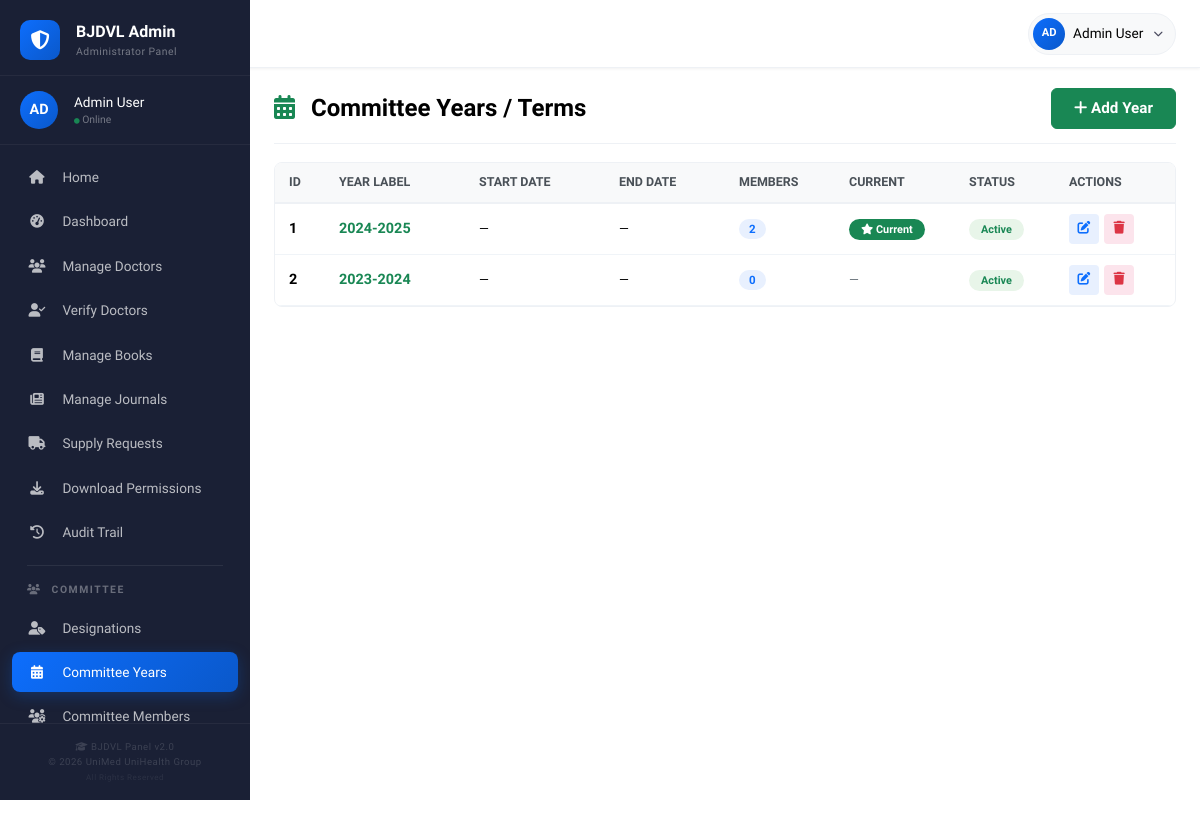
Screenshot of /admin/committee_years.php (signed in) with the database file from the repository.
### tables this page shows
CREATE TABLE `committee_years` (
  `id` int(11) NOT NULL,
  `year_label` varchar(50) NOT NULL,
  `start_date` date DEFAULT NULL,
  `end_date` date DEFAULT NULL,
  `is_current` tinyint(1) DEFAULT 0,
  `status` tinyint(1) DEFAULT 1,
  `created_at` timestamp NOT NULL DEFAULT current_timestamp()
);

### admin/committee_years.php (the view, shortened to what this page needs)
<?php
$db = Database::getInstance()->getConnection();
$years = $db->query("
    SELECT y.*, (SELECT COUNT(*) FROM committee_members WHERE year_id = y.id) as member_count
    FROM committee_years y
    ORDER BY y.year_label DESC
")->fetch_all(MYSQLI_ASSOC);
?>
<!DOCTYPE html>
<html lang="en">
<head>
    <link href="https://cdn.jsdelivr.net/npm/bootstrap@5.3.0/dist/css/bootstrap.min.css" rel="stylesheet">
    <link rel="stylesheet" href="https://cdnjs.cloudflare.com/ajax/libs/font-awesome/6.4.0/css/all.min.css">
</head>
<body>
    <?php include __DIR__ . '/../includes/admin_nav.php'; ?>
    <div class="container-fluid">
        <div class="row">
            <?php include __DIR__ . '/../includes/admin_sidebar.php'; ?>
            <main class="main-content">
                <div class="page-header">
                    <h1><i class="fas fa-calendar-alt"></i> Committee Years / Terms</h1>
                    <button class="btn btn-success btn-add" data-bs-toggle="modal" data-bs-target="#addModal">
                        <i class="fas fa-plus"></i> Add Year
                    </button>
                </div>
                <div class="table-card">
                    <div class="table-body">
                        <table>
                            <thead>
                                <tr>
                                    <th style="width: 50px;">ID</th>
                                    <th>Year Label</th>
                                    <th>Start Date</th>
                                    <th>End Date</th>
                                    <th style="width: 110px;">Members</th>
                                    <th style="width: 120px;">Current</th>
                                    <th style="width: 100px;">Status</th>
                                    <th style="width: 120px;">Actions</th>
                                </tr>
                            </thead>
                            <tbody>
                                <?php if (empty($years)): ?>
                                <tr>
                                    <td colspan="8" class="text-center py-4" style="color:#6c757d;">
                                        <i class="fas fa-inbox fa-3x d-block mb-3" style="color:#dee2e6;"></i>
                                        No committee years yet.
                                    </td>
                                </tr>
                                <?php else: ?>
                                <?php foreach ($years as $y): ?>
                                <tr>
                                    <td><strong><?php echo $y['id']; ?></strong></td>
                                    <td><strong style="color:#198754;"><?php echo htmlspecialchars($y['year_label']); ?></strong></td>
                                    <td><small><?php echo $y['start_date'] ? date('M d, Y', strtotime($y['start_date'])) : '—'; ?></small></td>
                                    <td><small><?php echo $y['end_date'] ? date('M d, Y', strtotime($y['end_date'])) : '—'; ?></small></td>
                                    <td><span class="badge-count-info"><?php echo $y['member_count']; ?></span></td>
                                    <td>
                                        <?php if ($y['is_current']): ?>
                                            <span class="badge-current"><i class="fas fa-star"></i> Current</span>
                                        <?php else: ?>
                                            <small style="color:#6c757d;">—</small>
                                        <?php endif; ?>
                                    </td>
                                    <td>
                                        <span class="badge-status <?php echo $y['status'] ? 'active' : 'inactive'; ?>">
                                            <?php echo $y['status'] ? 'Active' : 'Inactive'; ?>
                                        </span>
                                    </td>
                                    <td>
                                        <div class="action-group">
                                            <button class="action-btn edit" onclick='editYear(<?php echo json_encode($y); ?>)' title="Edit">
                                                <i class="fas fa-edit"></i>
                                            </button>
                                            <a href="?delete=1&id=<?php echo $y['id']; ?>" class="action-btn delete"
                                               onclick="return confirm('Delete this year? All its committee members will also be removed.')" title="Delete">
                                                <i class="fas fa-trash"></i>
                                            </a>
                                        </div>
                                    </td>
                                </tr>
                                <?php endforeach; ?>
                                <?php endif; ?>
                            </tbody>
                        </table>
                    </div>
                </div>
            </main>
        </div>
    </div>
</body>
</html>

### admin/committee_years.php (style rules this page uses)
* { margin: 0; padding: 0; box-sizing: border-box; }
body { font-family: 'Cambria', Georgia, serif; background: #ffffff; color: #000; overflow-x: hidden; font-size: 16px; }
.main-content { margin-left: 250px; padding: 20px 24px 24px; min-height: 100vh; max-width: calc(100% - 250px); background: #fff; }
.page-header { display: flex; justify-content: space-between; align-items: center; flex-wrap: wrap; padding: 0 0 14px 0; border-bottom: 1px solid #eef1f5; margin-bottom: 18px; }
.page-header h1 { font-weight: 700; font-size: 1.5rem; margin: 0; }
.page-header h1 i { color: #198754; margin-right: 10px; }
.page-header .btn-add { font-weight: 600; padding: 8px 22px; border-radius: 6px; font-size: 0.95rem; }
.table-card { background: #f8f9fa; border-radius: 8px; border: 1px solid #eef1f5; overflow: hidden; }
.table-card .table-body { overflow-x: auto; }
.table-card table { margin: 0; width: 100%; background: #fff; min-width: 700px; }
.table-card table thead th { background: #f8f9fa; color: #495057; font-weight: 600; border-bottom: 2px solid #eef1f5; padding: 10px 14px; font-size: 0.78rem; text-transform: uppercase; }
.table-card table tbody td { padding: 10px 14px; vertical-align: middle; border-bottom: 1px solid #f0f4f8; font-size: 0.9rem; }
.badge-status { padding: 4px 12px; border-radius: 12px; font-size: 0.68rem; font-weight: 600; }
.badge-status.active { background: #e8f5e9; color: #198754; }
.badge-current { padding: 4px 12px; border-radius: 12px; font-size: 0.68rem; font-weight: 700; background: #198754; color: #fff; }
.badge-count-info { font-size: 0.72rem; background: #e8f0fe; color: #0d6efd; padding: 3px 10px; border-radius: 10px; font-weight: 600; }
.action-btn { width: 30px; height: 30px; border-radius: 4px; border: none; display: inline-flex; align-items: center; justify-content: center; font-size: 0.8rem; cursor: pointer; text-decoration: none; transition: all 0.2s ease; }
.action-btn.edit { background: #e8f0fe; color: #0d6efd; }
.action-btn.delete { background: #fce4ec; color: #dc3545; }
.action-group { display: flex; gap: 5px; }

### rows the page displays
committee_years: id "1", year_label "2024-2025", member_count "2", is_current 1 (drawn), status "Active"
committee_years: id "2", year_label "2023-2024", member_count "0", status "Active"

### other values shown
substr($_SESSION['user_name'] ?? 'A', 0, 2) "AD"
$_SESSION['user_name'] "Admin User"
